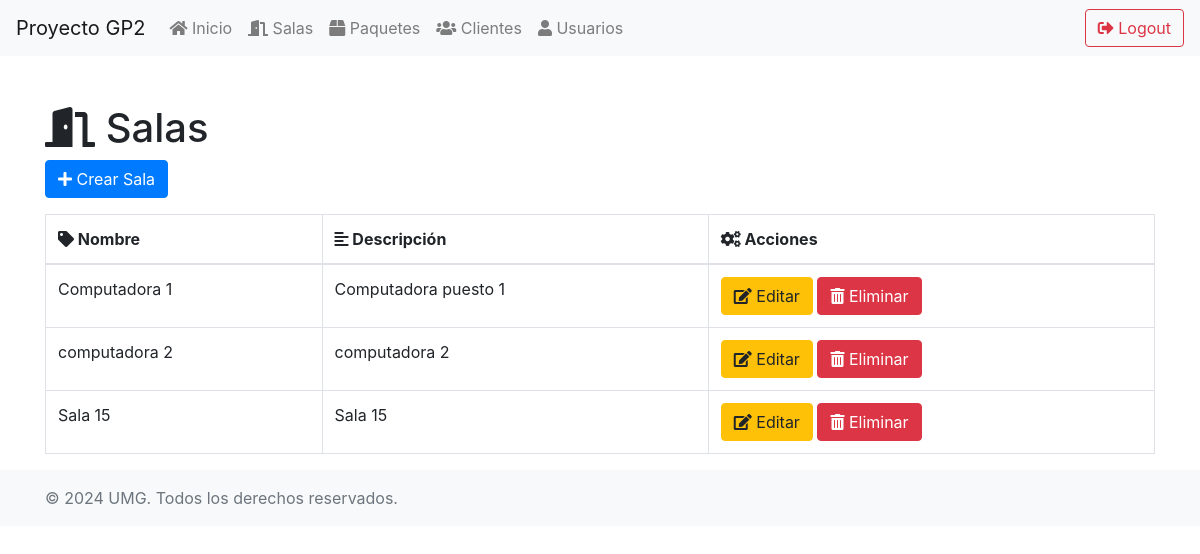
Before: /index.php/salas with the older database file.
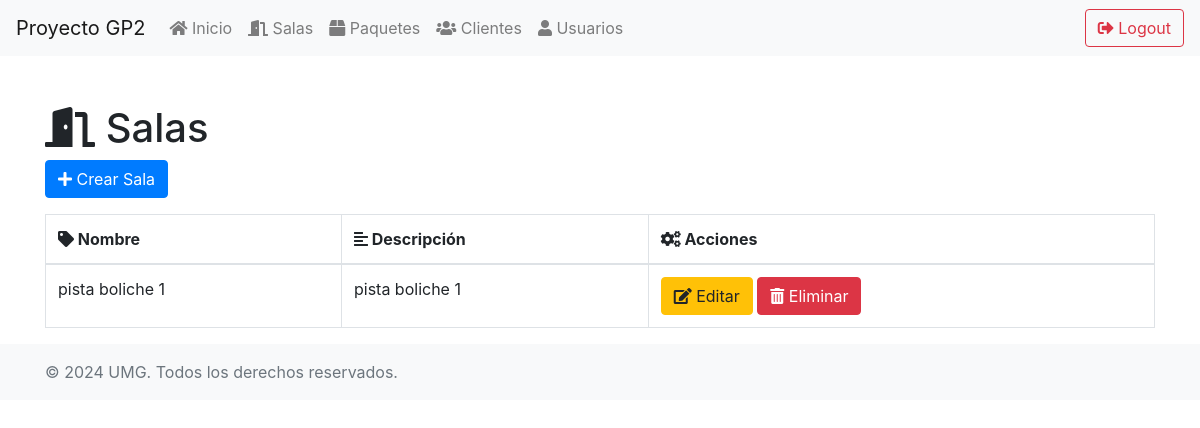
After: the same page with the newer database file.
### tables this page shows
CREATE TABLE salas (
    id INTEGER PRIMARY KEY AUTOINCREMENT,
    nombre TEXT NOT NULL,
    descripcion TEXT NOT NULL,
    estadoactual TEXT NOT NULL
);

### application/controllers/Salas.php (called while the page is built, shortened)
<?php
class Salas extends CI_Controller {
    public function __construct() {
        $this->load->model('Sala_model');
    }
    public function index() {
        $data['salas'] = $this->Sala_model->get_all_salas();
        $this->load->view('templates/sidebar');
        $this->load->view('salas/index', $data);
        $this->load->view('templates/footer');
    }
}

### index.php (called while the page is built, shortened)
<?php
require_once BASEPATH.'core/CodeIgniter.php';

### application/models/Sala_model.php (called while the page is built, shortened)
<?php
class Sala_model extends CI_Model {
    public function get_all_salas() {
        $query = $this->db->get('salas');
        return $query->result_array();
    }
}

### application/views/salas/index.php (the view, shortened to what this page needs)
<!DOCTYPE html>
<html lang="es">
<head>
    <link rel="stylesheet" href="https://stackpath.bootstrapcdn.com/bootstrap/4.5.2/css/bootstrap.min.css">
    <link rel="stylesheet" href="https://cdnjs.cloudflare.com/ajax/libs/font-awesome/5.15.3/css/all.min.css">
</head>
<body>
    <div class="container">
        <h1 class="mt-5"><i class="fas fa-door-open"></i> Salas</h1>
        <a href="<?php echo site_url('salas/create'); ?>" class="btn btn-primary mb-3">
            <i class="fas fa-plus"></i> Crear Sala
        </a>
        <table class="table table-bordered">
            <thead>
                <tr>
                    <th><i class="fas fa-tag"></i> Nombre</th>
                    <th><i class="fas fa-align-left"></i> Descripción</th>
                    <th><i class="fas fa-cogs"></i> Acciones</th>
                </tr>
            </thead>
            <tbody>
                <?php foreach ($salas as $sala): ?>
                <tr>
                    <td><?php echo $sala['nombre']; ?></td>
                    <td><?php echo $sala['descripcion']; ?></td>
                    <td>
                        <a href="<?php echo site_url('salas/edit/'.$sala['id']); ?>" class="btn btn-warning">
                            <i class="fas fa-edit"></i> Editar
                        </a>
                        <a href="<?php echo site_url('salas/delete/'.$sala['id']); ?>" class="btn btn-danger" onclick="return confirm('¿Está seguro de eliminar esta sala?');">
                            <i class="fas fa-trash-alt"></i> Eliminar
                        </a>
                    </td>
                </tr>
                <?php endforeach; ?>
            </tbody>
        </table>
    </div>
</body>
</html>

Changed rows visible on the page:
removed salas: nombre "Computadora 1", descripcion "Computadora puesto 1"
removed salas: nombre "computadora 2", descripcion "computadora 2"
removed salas: nombre "Sala 15", descripcion "Sala 15"
added salas: nombre "pista boliche 1", descripcion "pista boliche 1"
